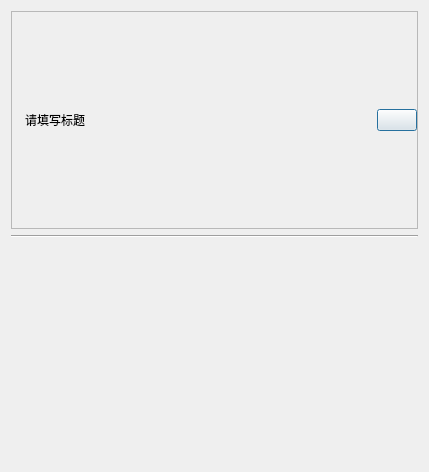
<?xml version="1.0" encoding="UTF-8"?>
<ui version="4.0">
 <class>BaseDialog</class>
 <widget class="QDialog" name="BaseDialog">
  <property name="geometry">
   <rect>
    <x>0</x>
    <y>0</y>
    <width>429</width>
    <height>472</height>
   </rect>
  </property>
  <property name="windowTitle">
   <string>Dialog</string>
  </property>
  <layout class="QVBoxLayout" name="verticalLayout">
   <item>
    <widget class="QFrame" name="frameTitle">
     <property name="sizePolicy">
      <sizepolicy hsizetype="Preferred" vsizetype="Preferred">
       <horstretch>0</horstretch>
       <verstretch>0</verstretch>
      </sizepolicy>
     </property>
     <property name="frameShape">
      <enum>QFrame::StyledPanel</enum>
     </property>
     <property name="frameShadow">
      <enum>QFrame::Raised</enum>
     </property>
     <layout class="QHBoxLayout" name="horizontalLayout" stretch="0,1,0">
      <property name="leftMargin">
       <number>0</number>
      </property>
      <property name="topMargin">
       <number>0</number>
      </property>
      <property name="rightMargin">
       <number>0</number>
      </property>
      <property name="bottomMargin">
       <number>0</number>
      </property>
      <item>
       <widget class="QLabel" name="labelLogo">
        <property name="text">
         <string/>
        </property>
       </widget>
      </item>
      <item>
       <widget class="QLabel" name="labelTitle">
        <property name="text">
         <string>请填写标题</string>
        </property>
       </widget>
      </item>
      <item>
       <widget class="QPushButton" name="buttonClose">
        <property name="sizePolicy">
         <sizepolicy hsizetype="Minimum" vsizetype="Fixed">
          <horstretch>0</horstretch>
          <verstretch>0</verstretch>
         </sizepolicy>
        </property>
        <property name="text">
         <string/>
        </property>
        <property name="flat">
         <bool>false</bool>
        </property>
       </widget>
      </item>
     </layout>
    </widget>
   </item>
   <item>
    <widget class="Line" name="line">
     <property name="orientation">
      <enum>Qt::Horizontal</enum>
     </property>
    </widget>
   </item>
   <item>
    <widget class="QWidget" name="widgetBody" native="true"/>
   </item>
  </layout>
 </widget>
 <resources/>
 <connections/>
</ui>
